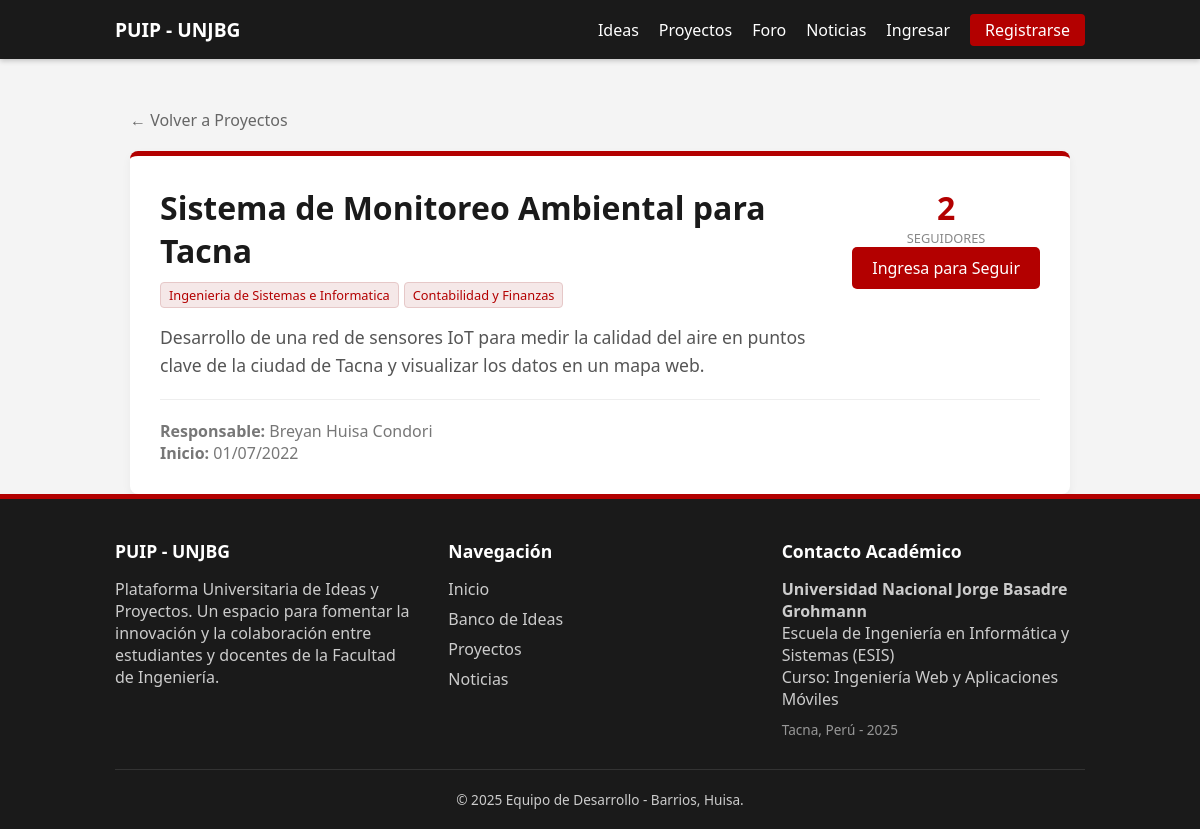
The page /proyecto/detalle/1 on the database as committed earlier.
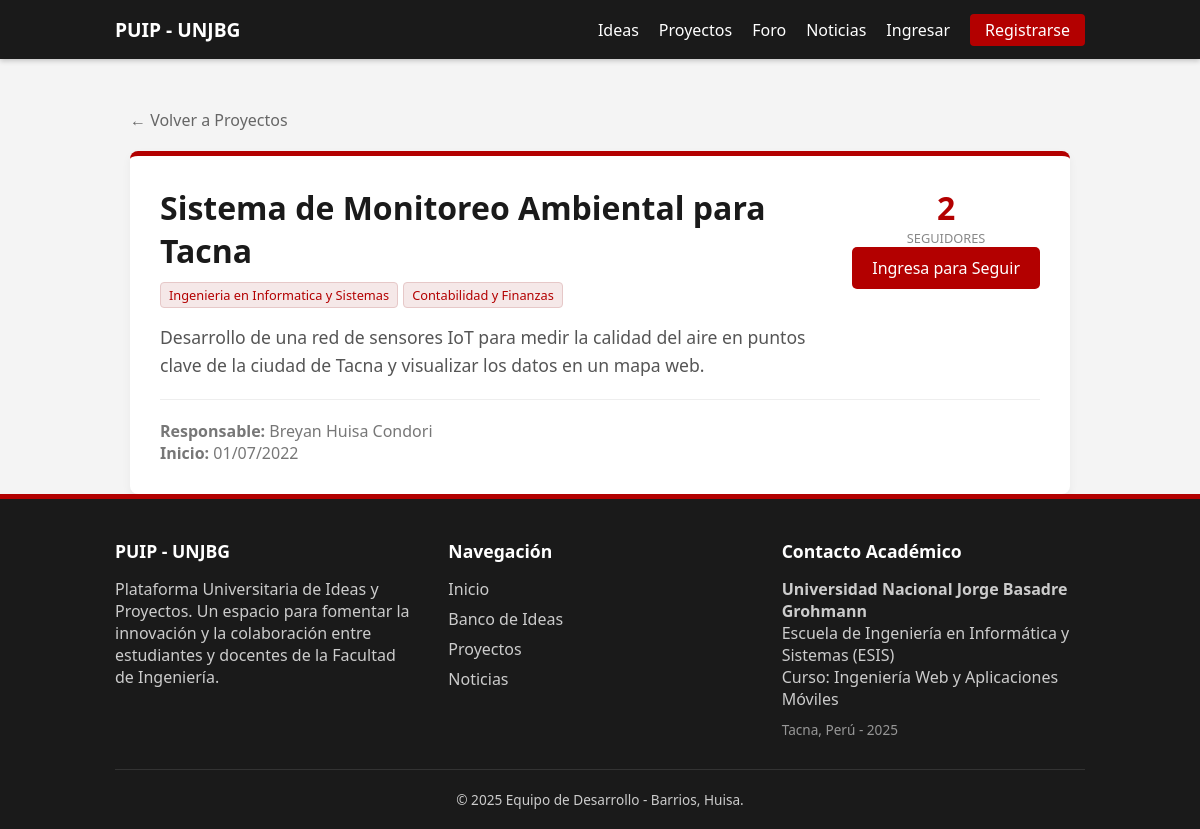
The same page on the database as committed later.
### tables this page shows
create table carreras (
    id_carrera int primary key auto_increment,
    nombre varchar(150) not null unique,
    descripcion varchar(500)
);

### app/controllers/ProyectoController.php (called while the page is built, shortened)
<?php
class ProyectoController extends Controller {
    public function detalle($id){
        $proyectoModel = $this->model('Proyecto');
        $proyecto = $proyectoModel->obtenerPorId($id);
        $carreras = $proyectoModel->obtenerCarrerasProyecto($id);
        $numSeguidores = $proyectoModel->contarSeguidores($id);
        $sigoAlProyecto = false;
        $datos = [
            'proyecto' => $proyecto,
            'carreras' => $carreras,
            'seguidores' => $numSeguidores,
            'siguiendo' => $sigoAlProyecto
        ];
        $this->view('proyectos/detalle', $datos);
    }
}

### app/core/App.php (called while the page is built, shortened)
<?php
class App{
    protected $method = 'index';
    public function __construct(){
        $url = $this->parseUrl();
        if(isset($url[0])){
            $controllerName = ucfirst($url[0]) . 'Controller';
            if(file_exists('../app/controllers/' . $controllerName . '.php')){
                unset($url[0]);
            }
        }
        $this->controller = new $this->controller;
        if(isset($url[1])){
            if(method_exists($this->controller, $url[1])){
                $this->method = $url[1];
                unset($url[1]);
            }
        }
        $this->params = $url ? array_values($url) : [];
        call_user_func_array([$this->controller, $this->method], $this->params);
    }
    public function parseURL(){
        if(isset($_GET['url'])){
            return explode('/', filter_var(rtrim($_GET['url'], '/'), FILTER_SANITIZE_URL));
        }
        return [];
    }
}
?>

### public/index.php (called while the page is built, shortened)
<?php
require_once '../app/core/App.php';
require_once '../app/core/Controller.php';
require_once '../app/core/Database.php';
$app = new App();
?>

### app/models/Proyecto.php (called while the page is built, shortened)
<?php
class Proyecto {
    private $db;
    public function __construct(){
        $this->db = Database::connect();
    }
    public function obtenerPorId($id){
        $sql = "SELECT p.*, u.nombre_completo as responsable, u.foto_perfil
                FROM proyectos p
                JOIN usuarios u ON p.usuario_creador_id = u.id_usuario
                WHERE p.id_proyecto = :id";
        $stmt = $this->db->prepare($sql);
        $stmt->bindValue(':id', $id);
        $stmt->execute();
        return $stmt->fetch(PDO::FETCH_OBJ);
    }
    public function obtenerCarrerasProyecto($id_proyecto){
        $sql = "SELECT c.nombre
                FROM proyecto_carreras pc
                JOIN carreras c ON pc.carrera_id = c.id_carrera
                WHERE pc.proyecto_id = :id";
        $stmt = $this->db->prepare($sql);
        $stmt->bindValue(':id', $id_proyecto);
        $stmt->execute();
        return $stmt->fetchAll(PDO::FETCH_OBJ);
    }
}

### app/core/Database.php (called while the page is built, shortened)
<?php
class Database {
    private $host = 'localhost';
    private $db_name = 'plataforma_universitaria';
    private $username = 'root';
    private $password = '';
    private static $instance = null;
    private function __construct() {
        try {
            $this->conn = new PDO(
                "mysql:host=" . $this->host . ";dbname=" . $this->db_name . ";charset=utf8mb4",
                $this->username,
                $this->password
            );
        } catch(PDOException $e) {
            echo "Error de conexion: " . $e->getMessage();
        }
    }
    public static function connect() {
        if (self::$instance === null) {
            self::$instance = new Database();
        }
        return self::$instance->conn;
    }
}
?>

### app/views/proyectos/detalle.php (the view, shortened to what the changed rows need)
<?php require_once APPROOT . '/views/layouts/header.php'; ?>
<div class="container" style="margin-top: 30px;">
    <div style="background: white; padding: 30px; border-radius: 8px; margin-top: 20px; box-shadow: 0 4px 10px rgba(0,0,0,0.05); border-top: 5px solid #b30000;">
        <div style="display: flex; justify-content: space-between; align-items: start; flex-wrap: wrap;">
            <div style="flex: 1;">
                <h1 style="margin-bottom: 10px;"><?= $data['proyecto']->nombre ?></h1>
                <div style="display: flex; gap: 5px; flex-wrap: wrap; margin-bottom: 15px;">
                    <?php foreach($data['carreras'] as $c): ?>
                        <span class="badge" style="background: #f5e8e8ff; color: #b30000; border: 1px solid #e6c8c8ff;">
                            <?= $c->nombre ?>
                        </span>
                    <?php endforeach; ?>
                </div>
            </div>
        </div>
    </div>
</div>
<?php require_once APPROOT . '/views/layouts/footer.php'; ?>

Rows that differ between the two databases and show on the page:
changed carreras: nombre "Ingenieria de Sistemas e Informatica" → "Ingenieria en Informatica y Sistemas"
